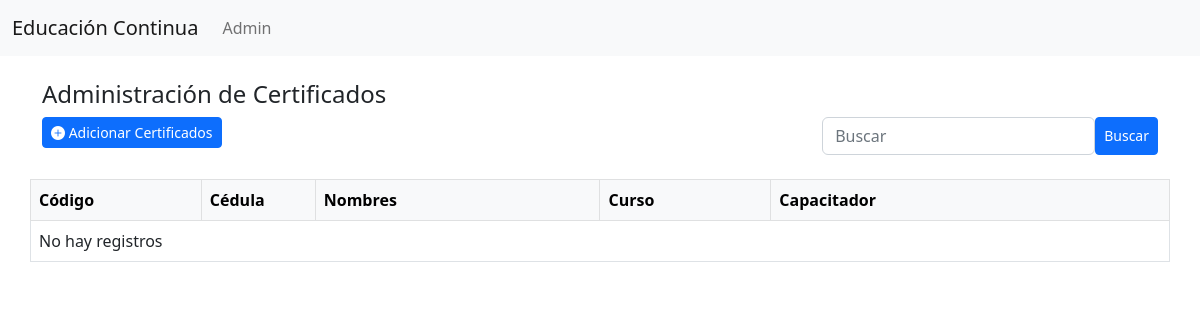
The page /certificados/ (signed in) on the database as committed earlier.
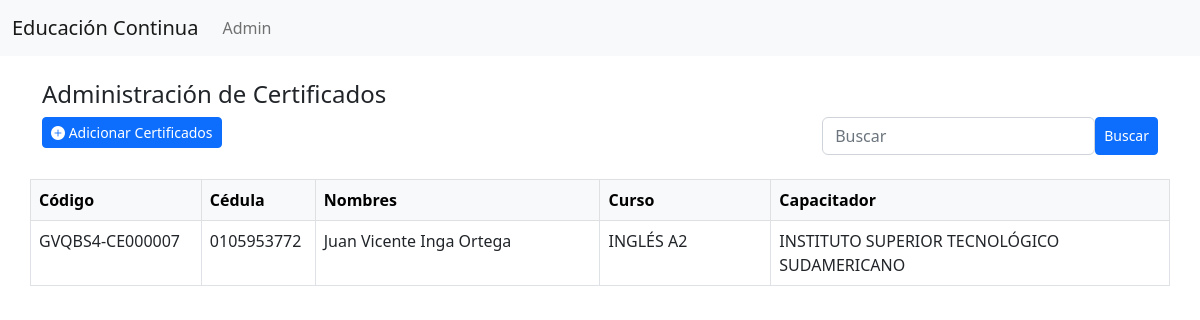
The same page on the database as committed later.
### applications/certificados/models.py (models this page shows, shortened)
class Certificado(ModeloBase):
    cedula = models.CharField(max_length=10)
    nombres = models.CharField(max_length=100)
    email = models.EmailField(max_length=100)
    rol = models.ForeignKey(Rol, on_delete=models.CASCADE)
    curso = models.ForeignKey(Curso, on_delete=models.CASCADE)
    fecha = models.DateField(auto_now_add=True)
    capacitador = models.ForeignKey(Capacitador, on_delete=models.CASCADE)
    codigo = models.CharField(max_length=50, unique=True)
    area = models.CharField(max_length=50, null=True, blank=True)
    objetivo = models.CharField(max_length=50, null=True, blank=True)
    contenido = models.CharField(max_length=50, null=True, blank=True)
    horas = models.CharField(max_length=50, null=True, blank=True)
    class Meta:
        verbose_name = 'Certificado'
        verbose_name_plural = 'Certificados'
        ordering = ['nombres']

class Curso(ModeloBase):
    nombre = models.CharField(max_length=50, unique=True)
    def __str__(self):
        return self.nombre
    class Meta:
        verbose_name = "Curso"
        verbose_name_plural = "Cursos"

class Capacitador(ModeloBase):
    nombre = models.CharField(max_length=50, unique=True)
    def __str__(self):
        return self.nombre
    class Meta:
        verbose_name = "Capacitador"
        verbose_name_plural = "Capacitadores"

### applications/certificados/views.py (the view, shortened to what this page needs)
# urls.py: path('', views.CertificadosView.as_view(), name='index'),
class CertificadosView(LoginRequiredMixin, ListView):
    template_name = 'certificados/lista_certificados.html'
    context_object_name = 'certificados'
    paginate_by = 10
    def get_queryset(self):
        keyword = self.request.GET.get('kword', '')
        return Certificado.objects.filter(
                Q(nombres__icontains=keyword) |
                Q(cedula__icontains=keyword)
            )

### applications/certificados/templates/certificados/lista_certificados.html
{% extends 'layout/base.html' %}
{% block content %}
    <h1 class="h4">Administración de Certificados</h1>
    <div class="row">
        <div class="col">
            <a class="btn btn-primary btn-sm formmodal" nhref="{% url "upload_certificados" %}" href="javascript:">
                <i class="bi bi-plus-circle-fill"></i> Adicionar Certificados
            </a>
        </div>
        <div class="col">
            <form method="GET" class="d-flex justify-content-end">
                <input class="form-control w-50" type="text" id="kword" name="kword" value="{{ request.GET.kword }}" placeholder="Buscar">
                <button type="submit" class="btn btn-primary btn-sm">Buscar</button>
            </form>
        </div>
    </div>
    <div class="row mt-4">
        <table class="table table-bordered">
            <thead class="table-light">
                <tr>
                    <th style="width:15%">Código</th>
                    <th style="width:10%">Cédula</th>
                    <th style="width:25%">Nombres</th>
                    <th style="width:15%">Curso</th>
                    <th style="width:45%">Capacitador</th>
                </tr>
            </thead>
            <tbody>
                {% for c in certificados %}
                    <tr>
                        <td>{{ c.codigo }}</td>
                        <td>{{ c.cedula }}</td>
                        <td>{{ c.nombres }}</td>
                        <td>{{ c.curso }}</td>
                        <td>{{ c.capacitador }}</td>
                    </tr>
                {% empty %}
                    <tr>
                        <td colspan="6">No hay registros</td>
                    </tr>
                {% endfor %}
            </tbody>
        </table>
    </div>
{% endblock content %}

### applications/templates/layout/base.html (shortened to what this page needs)
{% load static %}
<!DOCTYPE html>
<html lang="es">
    <head>
        <link rel="stylesheet" href="https://cdn.jsdelivr.net/npm/bootstrap-icons@1.9.1/font/bootstrap-icons.css">
        <link href="https://cdn.jsdelivr.net/npm/bootstrap@5.2.2/dist/css/bootstrap.min.css" rel="stylesheet">
        <link rel="stylesheet" type="text/css" href="{% static 'assets/css/style.css' %}">
    </head>
    <body>
        <nav class="navbar navbar-expand-lg bg-light">
            <div class="container-fluid">
                <a class="navbar-brand" href="/">Educación Continua</a>
                <div class="collapse navbar-collapse" id="navbarSupportedContent">
                    <ul class="navbar-nav me-auto mb-2 mb-lg-0">
                        <li class="nav-item">
                            <a class="nav-link" href="/admin">Admin</a>
                        </li>
                    </ul>
                </div>
            </div>
        </nav>
        <div class="container mt-4">
            {% block content %}
            {% endblock content %}
        </div>
    </body>
</html>

Rows that differ between the two databases and show on the page:
added Certificado: codigo "GVQBS4-CE000007", cedula "0105953772", nombres "Juan Vicente Inga Ortega", curso "INGLÉS A2", capacitador "INSTITUTO SUPERIOR TECNOLÓGICO SUDAMERICANO"
Other text that changed with them:
text no longer shown: "No hay registros"
